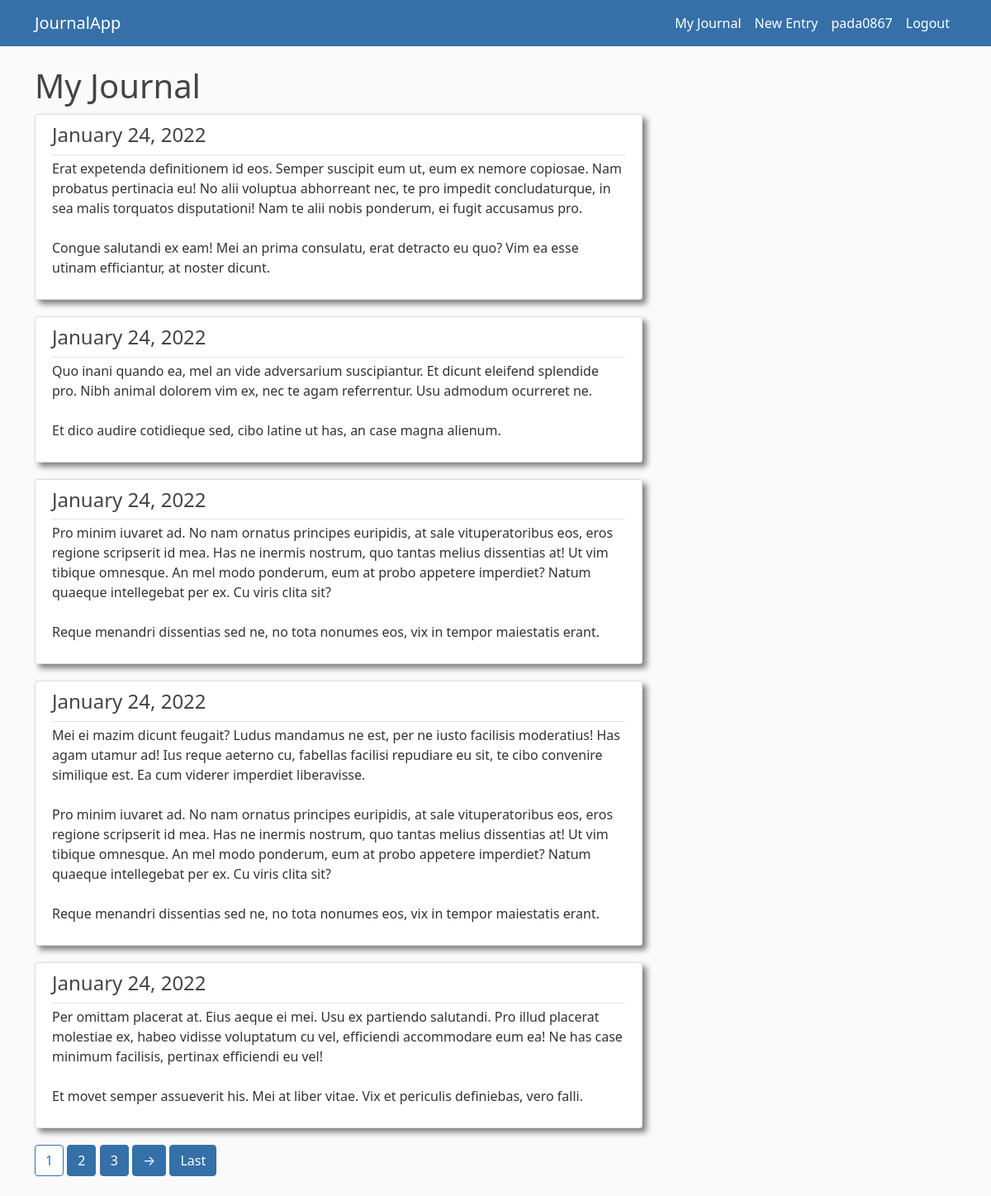
/journal/ (signed in), run on an earlier commit of the app's database.
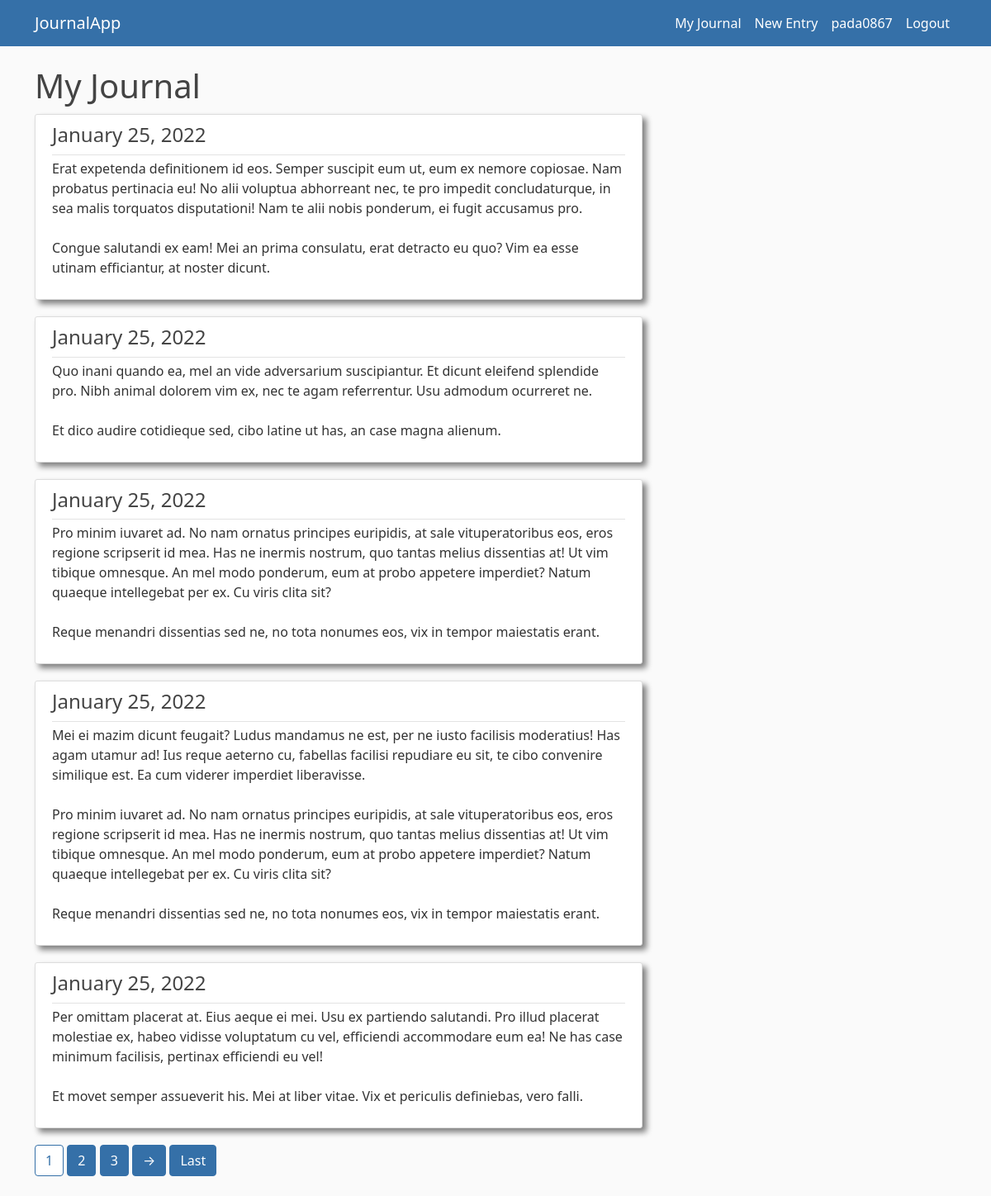
And on a later commit of the database.
### journal/models.py (models this page shows, shortened)
class Entry(models.Model):
    title = models.CharField(max_length=100)
    content = models.TextField()
    date_posted = models.DateTimeField(default=timezone.now)
    author = models.ForeignKey(User,on_delete=models.CASCADE)

### journal/views.py (the view)
# urls.py: path('journal/', EntryListView.as_view(),name='journal'),
class EntryListView(ListView):
    def get_queryset(self):
        entries = Entry.objects.filter(author=self.request.user)
        entries = entries.order_by('-date_posted')
        return entries
    template_name = 'journal/journal.html'
    context_object_name = 'entries'
    paginate_by = 5

### journal/templates/journal/journal.html (shortened to what this page needs)
{% extends "journal/base.html" %}
{% block content %}
<h1>My Journal</h1>
{% if entries %}
    {% for entry in entries %}
        <article class="media content-section">
            <div class="media-body">
                <div class="article-metadata">
                    <h4><a class="article-title" href="{% url 'entry-details' entry.id %}">{{ entry.date_posted|date:"F j, Y" }}</a></h4>
                </div>
                <p class="article-content">{{ entry.content }}</p>
            </div>
        </article>
    {% endfor %}
{% else %}
    <h1>You don't have any entries yet!</h1>
{% endif %}
{% if is_paginated %}
    {% for num in page_obj.paginator.page_range %}
        {% if page_obj.number == num %}
            <a class="btn btn-primary mb-4 current-paginate-button" href="?page={{ num }}">{{ num }}</a>
        {% elif num > page_obj.number|add:'-3' and num < page_obj.number|add:'3' %}
            <a class="btn btn-outline-primary mb-4 paginate-button" href="?page={{ num }}">{{ num }}</a>
        {% endif %}
    {% endfor %}
    {% if page_obj.has_next %}
        <a class="btn btn-outline-primary mb-4 paginate-button" href="?page={{ page_obj.next_page_number }}">→</a>
        <a class="btn btn-outline-primary mb-4 paginate-button" href="?page={{ page_obj.paginator.num_pages }}">Last</a>
    {% endif %}
{% endif %}
{% endblock content %}

### journal/templates/journal/base.html (shortened to what this page needs)
{% load static %}
<!DOCTYPE html>
<html>
<head>
    <link href="https://cdn.jsdelivr.net/npm/bootstrap@5.1.3/dist/css/bootstrap.min.css" rel="stylesheet">
    <link rel='stylesheet' type='text/css' href="{% static 'journal/main.css' %}">
</head>
<body>
    <header class="site-header">
        <nav class="navbar navbar-expand-md navbar-dark main-navigation-bar fixed-top">
            <div class="container">
                <a class="navbar-brand mr-4" href="{% url 'journalhome' %}">JournalApp</a>
                <div class="collapse navbar-collapse justify-content-end" id="navbarToggle">
                    <div class="navbar-nav">
                        {% if user.is_authenticated %}
                            <a class="nav-item nav-link" href="{% url 'journal' %}">My Journal</a>
                            <a class="nav-item nav-link" href="{% url 'new-entry' %}">New Entry</a>
                            <a class="nav-item nav-link" href="{% url 'profile' %}">{{ user.username }}</a>
                            <a class="nav-item nav-link" href="{% url 'logout' %}">Logout</a>
                        {% else %}
                            <a class="nav-item nav-link" href="{% url 'login' %}">Login</a>
                            <a class="nav-item nav-link" href="{% url 'register' %}">Register</a>
                        {% endif %}
                    </div>
                </div>
            </div>
        </nav>
    </header>
    <main role="main" class="container">
        <div class="row">
            <div class="col-md-8">
                {% block content %}{% endblock %}
            </div>
        </div>
    </main>
</body>
</html>

### journal/static/journal/main.css (style rules this page uses)
body { background: #fafafa; color: #333333; margin-top: 5rem; }
h1, h2, h3, h4, h5, h6 { color: #444444; }
.main-navigation-bar { background-color: rgb(53, 112, 168); }
.site-header .navbar-nav .nav-link { color: #ffffff; }
.content-section { background: #ffffff; padding: 10px 20px; border: 1px solid #dddddd; border-radius: 3px; margin-bottom: 20px; margin-top: 10px; box-shadow: 5px 5px 7px grey; }
.article-title { color: #444444; text-decoration: none; }
.article-content { white-space: pre-line; }
.article-metadata { padding-bottom: 1px; margin-bottom: 4px; border-bottom: 1px solid #e3e3e3; text-decoration: none; }
.paginate-button { background-color:rgb(53, 112, 168) !important; color:white !important; border-color:rgb(53, 112, 168) !important; }
.current-paginate-button { background-color:white !important; border-color:rgb(53, 112, 168) !important; color:rgb(53, 112, 168) !important; }

What changed in the data, as far as the page shows it:
removed Entry: date_posted "January 24, 2022", content "Erat expetenda definitionem id eos. Semper suscipit eum ut, eum ex nemore copiosae. Nam probatus pertinacia eu! No alii voluptua abhorreant nec, te pro impedit concludaturque, in sea malis torquatos disputationi! Nam te alii nobis ponderum, ei fugit accusamus pro. Congue salutandi ex eam! Mei an prima consulatu, erat detracto eu quo? Vim ea esse utinam efficiantur, at noster dicunt."
removed Entry: date_posted "January 24, 2022", content "Quo inani quando ea, mel an vide adversarium suscipiantur. Et dicunt eleifend splendide pro. Nibh animal dolorem vim ex, nec te agam referrentur. Usu admodum ocurreret ne. Et dico audire cotidieque sed, cibo latine ut has, an case magna alienum."
removed Entry: date_posted "January 24, 2022", content "Pro minim iuvaret ad. No nam ornatus principes euripidis, at sale vituperatoribus eos, eros regione scripserit id mea. Has ne inermis nostrum, quo tantas melius dissentias at! Ut vim tibique omnesque. An mel modo ponderum, eum at probo appetere imperdiet? Natum quaeque intellegebat per ex. Cu viris clita sit? Reque menandri dissentias sed ne, no tota nonumes eos, vix in tempor maiestatis erant."
removed Entry: date_posted "January 24, 2022", content "Mei ei mazim dicunt feugait? Ludus mandamus ne est, per ne iusto facilisis moderatius! Has agam utamur ad! Ius reque aeterno cu, fabellas facilisi repudiare eu sit, te cibo convenire similique est. Ea cum viderer imperdiet liberavisse. Pro minim iuvaret ad. No nam ornatus principes euripidis, at sale vituperatoribus eos, eros regione scripserit id mea. Has ne inermis nostrum, quo tantas melius dissentias at! Ut vim tibique omnesque. An mel modo ponderum, eum at probo appetere imperdiet? Natum quaeque intellegebat per ex. Cu viris clita sit? Reque menandri dissentias sed ne, no tota nonumes eos, vix in tempor maiestatis erant."
removed Entry: date_posted "January 24, 2022", content "Per omittam placerat at. Eius aeque ei mei. Usu ex partiendo salutandi. Pro illud placerat molestiae ex, habeo vidisse voluptatum cu vel, efficiendi accommodare eum ea! Ne has case minimum facilisis, pertinax efficiendi eu vel! Et movet semper assueverit his. Mei at liber vitae. Vix et periculis definiebas, vero falli."
added Entry: date_posted "January 25, 2022", content "Erat expetenda definitionem id eos. Semper suscipit eum ut, eum ex nemore copiosae. Nam probatus pertinacia eu! No alii voluptua abhorreant nec, te pro impedit concludaturque, in sea malis torquatos disputationi! Nam te alii nobis ponderum, ei fugit accusamus pro. Congue salutandi ex eam! Mei an prima consulatu, erat detracto eu quo? Vim ea esse utinam efficiantur, at noster dicunt."
added Entry: date_posted "January 25, 2022", content "Quo inani quando ea, mel an vide adversarium suscipiantur. Et dicunt eleifend splendide pro. Nibh animal dolorem vim ex, nec te agam referrentur. Usu admodum ocurreret ne. Et dico audire cotidieque sed, cibo latine ut has, an case magna alienum."
added Entry: date_posted "January 25, 2022", content "Pro minim iuvaret ad. No nam ornatus principes euripidis, at sale vituperatoribus eos, eros regione scripserit id mea. Has ne inermis nostrum, quo tantas melius dissentias at! Ut vim tibique omnesque. An mel modo ponderum, eum at probo appetere imperdiet? Natum quaeque intellegebat per ex. Cu viris clita sit? Reque menandri dissentias sed ne, no tota nonumes eos, vix in tempor maiestatis erant."
added Entry: date_posted "January 25, 2022", content "Mei ei mazim dicunt feugait? Ludus mandamus ne est, per ne iusto facilisis moderatius! Has agam utamur ad! Ius reque aeterno cu, fabellas facilisi repudiare eu sit, te cibo convenire similique est. Ea cum viderer imperdiet liberavisse. Pro minim iuvaret ad. No nam ornatus principes euripidis, at sale vituperatoribus eos, eros regione scripserit id mea. Has ne inermis nostrum, quo tantas melius dissentias at! Ut vim tibique omnesque. An mel modo ponderum, eum at probo appetere imperdiet? Natum quaeque intellegebat per ex. Cu viris clita sit? Reque menandri dissentias sed ne, no tota nonumes eos, vix in tempor maiestatis erant."
added Entry: date_posted "January 25, 2022", content "Per omittam placerat at. Eius aeque ei mei. Usu ex partiendo salutandi. Pro illud placerat molestiae ex, habeo vidisse voluptatum cu vel, efficiendi accommodare eum ea! Ne has case minimum facilisis, pertinax efficiendi eu vel! Et movet semper assueverit his. Mei at liber vitae. Vix et periculis definiebas, vero falli."
